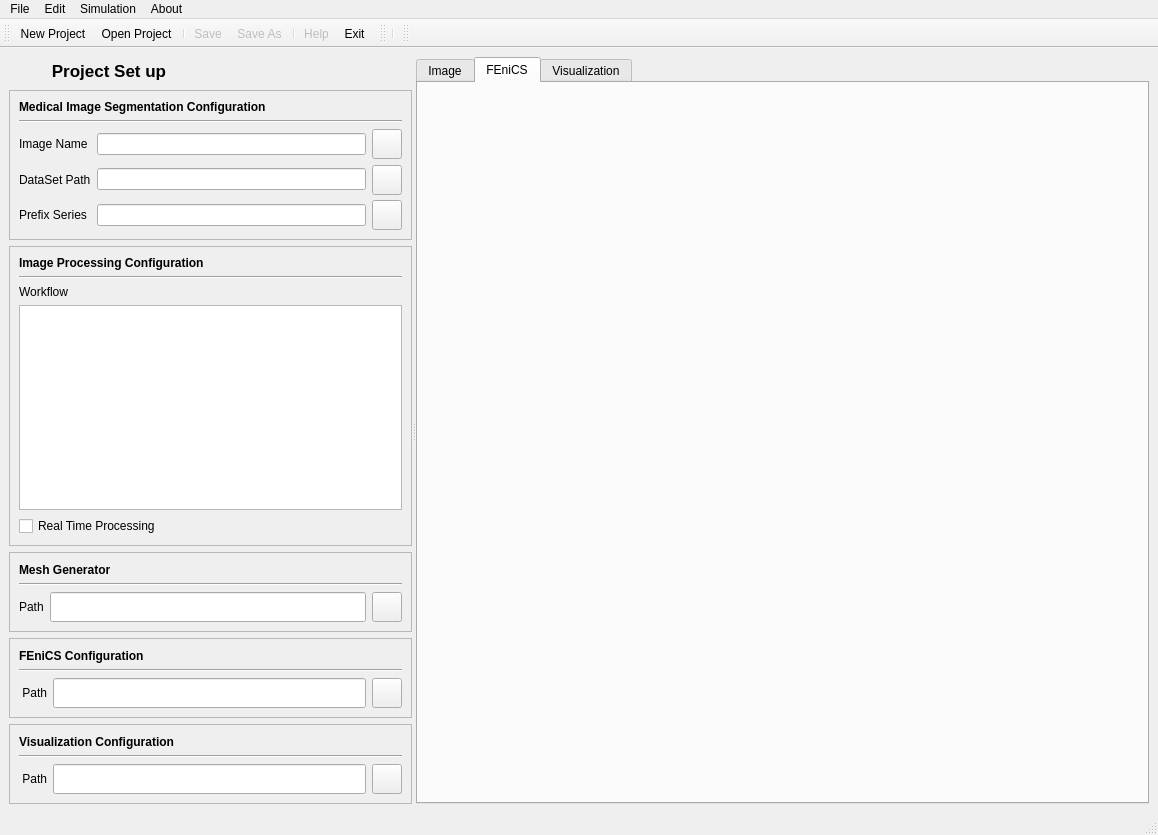
<?xml version="1.0" encoding="UTF-8"?>
<ui version="4.0">
 <class>FEniCS_Blood_Sim</class>
 <widget class="QMainWindow" name="FEniCS_Blood_Sim">
  <property name="geometry">
   <rect>
    <x>0</x>
    <y>0</y>
    <width>1158</width>
    <height>835</height>
   </rect>
  </property>
  <property name="windowTitle">
   <string>FEniCS Blood Sim - Graphical Interface</string>
  </property>
  <widget class="QWidget" name="centralwidget">
   <layout class="QVBoxLayout" name="verticalLayout_2">
    <item>
     <widget class="QSplitter" name="splitter">
      <property name="orientation">
       <enum>Qt::Horizontal</enum>
      </property>
      <widget class="QWidget" name="layoutWidget">
       <layout class="QVBoxLayout" name="verticalLayout">
        <item>
         <widget class="QLabel" name="projectSetUpLabel">
          <property name="sizePolicy">
           <sizepolicy hsizetype="Preferred" vsizetype="Fixed">
            <horstretch>0</horstretch>
            <verstretch>0</verstretch>
           </sizepolicy>
          </property>
          <property name="maximumSize">
           <size>
            <width>200</width>
            <height>30</height>
           </size>
          </property>
          <property name="font">
           <font>
            <pointsize>13</pointsize>
            <weight>75</weight>
            <bold>true</bold>
           </font>
          </property>
          <property name="text">
           <string>Project Set up</string>
          </property>
          <property name="alignment">
           <set>Qt::AlignCenter</set>
          </property>
         </widget>
        </item>
        <item>
         <widget class="QFrame" name="frame">
          <property name="sizePolicy">
           <sizepolicy hsizetype="Preferred" vsizetype="Fixed">
            <horstretch>0</horstretch>
            <verstretch>0</verstretch>
           </sizepolicy>
          </property>
          <property name="minimumSize">
           <size>
            <width>400</width>
            <height>150</height>
           </size>
          </property>
          <property name="maximumSize">
           <size>
            <width>16777215</width>
            <height>150</height>
           </size>
          </property>
          <property name="frameShape">
           <enum>QFrame::StyledPanel</enum>
          </property>
          <property name="frameShadow">
           <enum>QFrame::Raised</enum>
          </property>
          <property name="lineWidth">
           <number>3</number>
          </property>
          <layout class="QVBoxLayout" name="verticalLayout_4">
           <item>
            <layout class="QVBoxLayout" name="MedImSeg_verticalLayout">
             <item>
              <widget class="QLabel" name="medicalImTitle">
               <property name="font">
                <font>
                 <weight>75</weight>
                 <bold>true</bold>
                </font>
               </property>
               <property name="text">
                <string>Medical Image Segmentation Configuration</string>
               </property>
              </widget>
             </item>
             <item>
              <widget class="Line" name="line">
               <property name="orientation">
                <enum>Qt::Horizontal</enum>
               </property>
              </widget>
             </item>
             <item>
              <layout class="QGridLayout" name="gridLayout">
               <item row="1" column="1">
                <widget class="QLineEdit" name="imNamelineEdit">
                 <property name="enabled">
                  <bool>true</bool>
                 </property>
                 <property name="readOnly">
                  <bool>true</bool>
                 </property>
                </widget>
               </item>
               <item row="3" column="0">
                <widget class="QLabel" name="prefixSeriesLabel">
                 <property name="text">
                  <string>Prefix Series</string>
                 </property>
                </widget>
               </item>
               <item row="3" column="1">
                <widget class="QLineEdit" name="prefixSerieslineEdit">
                 <property name="enabled">
                  <bool>true</bool>
                 </property>
                 <property name="readOnly">
                  <bool>true</bool>
                 </property>
                </widget>
               </item>
               <item row="1" column="2">
                <widget class="QPushButton" name="setImButton">
                 <property name="sizePolicy">
                  <sizepolicy hsizetype="Fixed" vsizetype="Fixed">
                   <horstretch>0</horstretch>
                   <verstretch>0</verstretch>
                  </sizepolicy>
                 </property>
                 <property name="minimumSize">
                  <size>
                   <width>30</width>
                   <height>30</height>
                  </size>
                 </property>
                 <property name="maximumSize">
                  <size>
                   <width>30</width>
                   <height>30</height>
                  </size>
                 </property>
                 <property name="text">
                  <string/>
                 </property>
                 <property name="icon">
                  <iconset resource="fenics_blood_sim.qrc">
                   <normaloff>:/menu/GUI_Module/images/menu/setting_tools.png</normaloff>:/menu/GUI_Module/images/menu/setting_tools.png</iconset>
                 </property>
                </widget>
               </item>
               <item row="3" column="2">
                <widget class="QPushButton" name="setPrefixSeriesButton">
                 <property name="sizePolicy">
                  <sizepolicy hsizetype="Fixed" vsizetype="Fixed">
                   <horstretch>0</horstretch>
                   <verstretch>0</verstretch>
                  </sizepolicy>
                 </property>
                 <property name="minimumSize">
                  <size>
                   <width>30</width>
                   <height>30</height>
                  </size>
                 </property>
                 <property name="maximumSize">
                  <size>
                   <width>30</width>
                   <height>30</height>
                  </size>
                 </property>
                 <property name="text">
                  <string/>
                 </property>
                 <property name="icon">
                  <iconset resource="fenics_blood_sim.qrc">
                   <normaloff>:/menu/GUI_Module/images/menu/setting_tools.png</normaloff>:/menu/GUI_Module/images/menu/setting_tools.png</iconset>
                 </property>
                </widget>
               </item>
               <item row="2" column="0">
                <widget class="QLabel" name="datasetPathLabel">
                 <property name="text">
                  <string>DataSet Path</string>
                 </property>
                </widget>
               </item>
               <item row="2" column="1">
                <widget class="QLineEdit" name="datasetPathlineEdit">
                 <property name="enabled">
                  <bool>true</bool>
                 </property>
                 <property name="readOnly">
                  <bool>true</bool>
                 </property>
                </widget>
               </item>
               <item row="2" column="2">
                <widget class="QPushButton" name="setDataPathButton">
                 <property name="sizePolicy">
                  <sizepolicy hsizetype="Fixed" vsizetype="Fixed">
                   <horstretch>0</horstretch>
                   <verstretch>0</verstretch>
                  </sizepolicy>
                 </property>
                 <property name="minimumSize">
                  <size>
                   <width>30</width>
                   <height>30</height>
                  </size>
                 </property>
                 <property name="maximumSize">
                  <size>
                   <width>30</width>
                   <height>30</height>
                  </size>
                 </property>
                 <property name="text">
                  <string/>
                 </property>
                 <property name="icon">
                  <iconset resource="fenics_blood_sim.qrc">
                   <normaloff>:/menu/GUI_Module/images/menu/setting_tools.png</normaloff>:/menu/GUI_Module/images/menu/setting_tools.png</iconset>
                 </property>
                </widget>
               </item>
               <item row="1" column="0">
                <widget class="QLabel" name="imNameLabel">
                 <property name="text">
                  <string>Image Name</string>
                 </property>
                </widget>
               </item>
              </layout>
             </item>
            </layout>
           </item>
          </layout>
         </widget>
        </item>
        <item>
         <widget class="QFrame" name="frame_2">
          <property name="minimumSize">
           <size>
            <width>400</width>
            <height>150</height>
           </size>
          </property>
          <property name="maximumSize">
           <size>
            <width>16777215</width>
            <height>300</height>
           </size>
          </property>
          <property name="frameShape">
           <enum>QFrame::StyledPanel</enum>
          </property>
          <property name="frameShadow">
           <enum>QFrame::Raised</enum>
          </property>
          <layout class="QVBoxLayout" name="verticalLayout_5">
           <item>
            <layout class="QVBoxLayout" name="ImProc_verticalLayout">
             <item>
              <widget class="QLabel" name="ImProcessingTitle">
               <property name="sizePolicy">
                <sizepolicy hsizetype="Minimum" vsizetype="Fixed">
                 <horstretch>0</horstretch>
                 <verstretch>0</verstretch>
                </sizepolicy>
               </property>
               <property name="minimumSize">
                <size>
                 <width>339</width>
                 <height>0</height>
                </size>
               </property>
               <property name="maximumSize">
                <size>
                 <width>16777215</width>
                 <height>30</height>
                </size>
               </property>
               <property name="font">
                <font>
                 <weight>75</weight>
                 <bold>true</bold>
                </font>
               </property>
               <property name="text">
                <string>Image Processing Configuration</string>
               </property>
              </widget>
             </item>
             <item>
              <widget class="Line" name="line_2">
               <property name="orientation">
                <enum>Qt::Horizontal</enum>
               </property>
              </widget>
             </item>
             <item>
              <widget class="QLabel" name="workflowLabel">
               <property name="sizePolicy">
                <sizepolicy hsizetype="Preferred" vsizetype="Fixed">
                 <horstretch>0</horstretch>
                 <verstretch>0</verstretch>
                </sizepolicy>
               </property>
               <property name="maximumSize">
                <size>
                 <width>16777215</width>
                 <height>30</height>
                </size>
               </property>
               <property name="text">
                <string>Workflow</string>
               </property>
              </widget>
             </item>
             <item>
              <widget class="QTableWidget" name="workflowTableWidget">
               <property name="maximumSize">
                <size>
                 <width>16777215</width>
                 <height>16777215</height>
                </size>
               </property>
              </widget>
             </item>
             <item>
              <widget class="QCheckBox" name="realTimecheckBox">
               <property name="maximumSize">
                <size>
                 <width>16777215</width>
                 <height>30</height>
                </size>
               </property>
               <property name="text">
                <string>Real Time Processing</string>
               </property>
              </widget>
             </item>
            </layout>
           </item>
          </layout>
         </widget>
        </item>
        <item>
         <widget class="QFrame" name="frame_3">
          <property name="sizePolicy">
           <sizepolicy hsizetype="Preferred" vsizetype="Fixed">
            <horstretch>0</horstretch>
            <verstretch>0</verstretch>
           </sizepolicy>
          </property>
          <property name="minimumSize">
           <size>
            <width>400</width>
            <height>80</height>
           </size>
          </property>
          <property name="maximumSize">
           <size>
            <width>16777215</width>
            <height>80</height>
           </size>
          </property>
          <property name="frameShape">
           <enum>QFrame::StyledPanel</enum>
          </property>
          <property name="frameShadow">
           <enum>QFrame::Raised</enum>
          </property>
          <layout class="QVBoxLayout" name="verticalLayout_6">
           <item>
            <layout class="QVBoxLayout" name="MeshGeneratorverticalLayout">
             <item>
              <widget class="QLabel" name="label_8">
               <property name="sizePolicy">
                <sizepolicy hsizetype="Minimum" vsizetype="Fixed">
                 <horstretch>0</horstretch>
                 <verstretch>0</verstretch>
                </sizepolicy>
               </property>
               <property name="minimumSize">
                <size>
                 <width>339</width>
                 <height>0</height>
                </size>
               </property>
               <property name="maximumSize">
                <size>
                 <width>16777215</width>
                 <height>30</height>
                </size>
               </property>
               <property name="font">
                <font>
                 <weight>75</weight>
                 <bold>true</bold>
                </font>
               </property>
               <property name="text">
                <string>Mesh Generator</string>
               </property>
              </widget>
             </item>
             <item>
              <widget class="Line" name="line_3">
               <property name="orientation">
                <enum>Qt::Horizontal</enum>
               </property>
              </widget>
             </item>
             <item>
              <layout class="QGridLayout" name="gridLayout_2">
               <item row="0" column="0">
                <widget class="QLabel" name="meshToolLabel">
                 <property name="sizePolicy">
                  <sizepolicy hsizetype="Preferred" vsizetype="Fixed">
                   <horstretch>0</horstretch>
                   <verstretch>0</verstretch>
                  </sizepolicy>
                 </property>
                 <property name="maximumSize">
                  <size>
                   <width>16777215</width>
                   <height>30</height>
                  </size>
                 </property>
                 <property name="text">
                  <string>Path</string>
                 </property>
                </widget>
               </item>
               <item row="0" column="1">
                <widget class="QLineEdit" name="meshToolPathlineEdit">
                 <property name="enabled">
                  <bool>true</bool>
                 </property>
                 <property name="maximumSize">
                  <size>
                   <width>16777215</width>
                   <height>30</height>
                  </size>
                 </property>
                 <property name="readOnly">
                  <bool>true</bool>
                 </property>
                </widget>
               </item>
               <item row="0" column="2">
                <widget class="QPushButton" name="setMeshToolPathButton">
                 <property name="sizePolicy">
                  <sizepolicy hsizetype="Fixed" vsizetype="Fixed">
                   <horstretch>0</horstretch>
                   <verstretch>0</verstretch>
                  </sizepolicy>
                 </property>
                 <property name="minimumSize">
                  <size>
                   <width>30</width>
                   <height>30</height>
                  </size>
                 </property>
                 <property name="maximumSize">
                  <size>
                   <width>30</width>
                   <height>30</height>
                  </size>
                 </property>
                 <property name="text">
                  <string/>
                 </property>
                 <property name="icon">
                  <iconset resource="fenics_blood_sim.qrc">
                   <normaloff>:/menu/GUI_Module/images/menu/setting_tools.png</normaloff>:/menu/GUI_Module/images/menu/setting_tools.png</iconset>
                 </property>
                </widget>
               </item>
              </layout>
             </item>
            </layout>
           </item>
          </layout>
         </widget>
        </item>
        <item>
         <widget class="QFrame" name="frame_4">
          <property name="sizePolicy">
           <sizepolicy hsizetype="Preferred" vsizetype="Fixed">
            <horstretch>0</horstretch>
            <verstretch>0</verstretch>
           </sizepolicy>
          </property>
          <property name="minimumSize">
           <size>
            <width>400</width>
            <height>80</height>
           </size>
          </property>
          <property name="maximumSize">
           <size>
            <width>16777215</width>
            <height>80</height>
           </size>
          </property>
          <property name="frameShape">
           <enum>QFrame::StyledPanel</enum>
          </property>
          <property name="frameShadow">
           <enum>QFrame::Raised</enum>
          </property>
          <layout class="QVBoxLayout" name="verticalLayout_7">
           <item>
            <layout class="QVBoxLayout" name="FenicsConfigverticalLayout">
             <item>
              <widget class="QLabel" name="FenicsConfigLabel">
               <property name="sizePolicy">
                <sizepolicy hsizetype="Preferred" vsizetype="Fixed">
                 <horstretch>0</horstretch>
                 <verstretch>0</verstretch>
                </sizepolicy>
               </property>
               <property name="maximumSize">
                <size>
                 <width>16777215</width>
                 <height>30</height>
                </size>
               </property>
               <property name="font">
                <font>
                 <weight>75</weight>
                 <bold>true</bold>
                </font>
               </property>
               <property name="text">
                <string>FEniCS Configuration</string>
               </property>
              </widget>
             </item>
             <item>
              <widget class="Line" name="line_4">
               <property name="orientation">
                <enum>Qt::Horizontal</enum>
               </property>
              </widget>
             </item>
             <item>
              <layout class="QGridLayout" name="gridLayout_3">
               <item row="0" column="0">
                <widget class="QLabel" name="fenicsPathLabel">
                 <property name="sizePolicy">
                  <sizepolicy hsizetype="Preferred" vsizetype="Fixed">
                   <horstretch>0</horstretch>
                   <verstretch>0</verstretch>
                  </sizepolicy>
                 </property>
                 <property name="maximumSize">
                  <size>
                   <width>16777215</width>
                   <height>30</height>
                  </size>
                 </property>
                 <property name="text">
                  <string> Path</string>
                 </property>
                </widget>
               </item>
               <item row="0" column="1">
                <widget class="QLineEdit" name="fenicsPathLineEdit">
                 <property name="enabled">
                  <bool>true</bool>
                 </property>
                 <property name="maximumSize">
                  <size>
                   <width>16777215</width>
                   <height>30</height>
                  </size>
                 </property>
                 <property name="readOnly">
                  <bool>true</bool>
                 </property>
                </widget>
               </item>
               <item row="0" column="2">
                <widget class="QPushButton" name="setFenicsToolPathButton">
                 <property name="sizePolicy">
                  <sizepolicy hsizetype="Fixed" vsizetype="Fixed">
                   <horstretch>0</horstretch>
                   <verstretch>0</verstretch>
                  </sizepolicy>
                 </property>
                 <property name="minimumSize">
                  <size>
                   <width>30</width>
                   <height>30</height>
                  </size>
                 </property>
                 <property name="maximumSize">
                  <size>
                   <width>30</width>
                   <height>30</height>
                  </size>
                 </property>
                 <property name="text">
                  <string/>
                 </property>
                 <property name="icon">
                  <iconset resource="fenics_blood_sim.qrc">
                   <normaloff>:/menu/GUI_Module/images/menu/setting_tools.png</normaloff>:/menu/GUI_Module/images/menu/setting_tools.png</iconset>
                 </property>
                </widget>
               </item>
              </layout>
             </item>
            </layout>
           </item>
          </layout>
         </widget>
        </item>
        <item>
         <widget class="QFrame" name="frame_5">
          <property name="sizePolicy">
           <sizepolicy hsizetype="Preferred" vsizetype="Fixed">
            <horstretch>0</horstretch>
            <verstretch>0</verstretch>
           </sizepolicy>
          </property>
          <property name="minimumSize">
           <size>
            <width>400</width>
            <height>80</height>
           </size>
          </property>
          <property name="maximumSize">
           <size>
            <width>16777215</width>
            <height>80</height>
           </size>
          </property>
          <property name="frameShape">
           <enum>QFrame::StyledPanel</enum>
          </property>
          <property name="frameShadow">
           <enum>QFrame::Raised</enum>
          </property>
          <layout class="QVBoxLayout" name="verticalLayout_8">
           <item>
            <layout class="QVBoxLayout" name="VisualizationverticalLayout">
             <item>
              <widget class="QLabel" name="visualizationConfigTitle">
               <property name="sizePolicy">
                <sizepolicy hsizetype="Preferred" vsizetype="Fixed">
                 <horstretch>0</horstretch>
                 <verstretch>0</verstretch>
                </sizepolicy>
               </property>
               <property name="maximumSize">
                <size>
                 <width>16777215</width>
                 <height>30</height>
                </size>
               </property>
               <property name="font">
                <font>
                 <weight>75</weight>
                 <bold>true</bold>
                </font>
               </property>
               <property name="text">
                <string>Visualization Configuration</string>
               </property>
              </widget>
             </item>
             <item>
              <widget class="Line" name="line_5">
               <property name="orientation">
                <enum>Qt::Horizontal</enum>
               </property>
              </widget>
             </item>
             <item>
              <layout class="QGridLayout" name="gridLayout_4">
               <item row="0" column="0">
                <widget class="QLabel" name="visualizationToolLabel">
                 <property name="sizePolicy">
                  <sizepolicy hsizetype="Preferred" vsizetype="Fixed">
                   <horstretch>0</horstretch>
                   <verstretch>0</verstretch>
                  </sizepolicy>
                 </property>
                 <property name="maximumSize">
                  <size>
                   <width>16777215</width>
                   <height>30</height>
                  </size>
                 </property>
                 <property name="text">
                  <string> Path</string>
                 </property>
                </widget>
               </item>
               <item row="0" column="1">
                <widget class="QLineEdit" name="visualizationToolPathLineEdit">
                 <property name="enabled">
                  <bool>true</bool>
                 </property>
                 <property name="maximumSize">
                  <size>
                   <width>16777215</width>
                   <height>30</height>
                  </size>
                 </property>
                 <property name="readOnly">
                  <bool>true</bool>
                 </property>
                </widget>
               </item>
               <item row="0" column="2">
                <widget class="QPushButton" name="setVisualizationToolPathButton">
                 <property name="sizePolicy">
                  <sizepolicy hsizetype="Fixed" vsizetype="Fixed">
                   <horstretch>0</horstretch>
                   <verstretch>0</verstretch>
                  </sizepolicy>
                 </property>
                 <property name="minimumSize">
                  <size>
                   <width>30</width>
                   <height>30</height>
                  </size>
                 </property>
                 <property name="maximumSize">
                  <size>
                   <width>30</width>
                   <height>30</height>
                  </size>
                 </property>
                 <property name="text">
                  <string/>
                 </property>
                 <property name="icon">
                  <iconset resource="fenics_blood_sim.qrc">
                   <normaloff>:/menu/GUI_Module/images/menu/setting_tools.png</normaloff>:/menu/GUI_Module/images/menu/setting_tools.png</iconset>
                 </property>
                </widget>
               </item>
              </layout>
             </item>
            </layout>
           </item>
          </layout>
         </widget>
        </item>
       </layout>
      </widget>
      <widget class="QTabWidget" name="mainTabWidget">
       <property name="enabled">
        <bool>true</bool>
       </property>
       <property name="minimumSize">
        <size>
         <width>730</width>
         <height>730</height>
        </size>
       </property>
       <property name="currentIndex">
        <number>1</number>
       </property>
       <widget class="QWidget" name="imageTab">
        <attribute name="title">
         <string>Image</string>
        </attribute>
        <layout class="QVBoxLayout" name="verticalLayout_3">
         <item>
          <layout class="QGridLayout" name="gridLayout_5">
           <item row="0" column="0" rowspan="3" colspan="3">
            <widget class="QVTKWidget" name="mainImageWidget" native="true">
             <property name="minimumSize">
              <size>
               <width>550</width>
               <height>450</height>
              </size>
             </property>
            </widget>
           </item>
           <item row="0" column="3">
            <widget class="QVTKWidget" name="axialViewWidget" native="true">
             <property name="minimumSize">
              <size>
               <width>150</width>
               <height>150</height>
              </size>
             </property>
             <property name="maximumSize">
              <size>
               <width>300</width>
               <height>300</height>
              </size>
             </property>
            </widget>
           </item>
           <item row="1" column="3">
            <widget class="QVTKWidget" name="sagittalViewWidget" native="true">
             <property name="minimumSize">
              <size>
               <width>150</width>
               <height>150</height>
              </size>
             </property>
             <property name="maximumSize">
              <size>
               <width>300</width>
               <height>300</height>
              </size>
             </property>
            </widget>
           </item>
           <item row="2" column="3">
            <widget class="QVTKWidget" name="coronalViewWidget" native="true">
             <property name="minimumSize">
              <size>
               <width>150</width>
               <height>150</height>
              </size>
             </property>
             <property name="maximumSize">
              <size>
               <width>300</width>
               <height>16777215</height>
              </size>
             </property>
            </widget>
           </item>
           <item row="3" column="0" colspan="4">
            <widget class="QTextEdit" name="imageConsoleTextEdit"/>
           </item>
           <item row="4" column="0">
            <widget class="QPushButton" name="imageSegmentButton">
             <property name="maximumSize">
              <size>
               <width>16777215</width>
               <height>30</height>
              </size>
             </property>
             <property name="text">
              <string>Segment</string>
             </property>
            </widget>
           </item>
           <item row="4" column="1">
            <widget class="QPushButton" name="imageMeshButton">
             <property name="enabled">
              <bool>false</bool>
             </property>
             <property name="sizePolicy">
              <sizepolicy hsizetype="Minimum" vsizetype="Fixed">
               <horstretch>0</horstretch>
               <verstretch>0</verstretch>
              </sizepolicy>
             </property>
             <property name="maximumSize">
              <size>
               <width>16777215</width>
               <height>30</height>
              </size>
             </property>
             <property name="text">
              <string>Mesh</string>
             </property>
            </widget>
           </item>
           <item row="4" column="2">
            <widget class="QProgressBar" name="imageProgressBar">
             <property name="maximumSize">
              <size>
               <width>16777215</width>
               <height>30</height>
              </size>
             </property>
             <property name="value">
              <number>0</number>
             </property>
            </widget>
           </item>
          </layout>
         </item>
        </layout>
       </widget>
       <widget class="QWidget" name="fenicsEditorTab">
        <property name="enabled">
         <bool>false</bool>
        </property>
        <attribute name="title">
         <string>FEniCS</string>
        </attribute>
       </widget>
       <widget class="QWidget" name="visualizationTab">
        <property name="enabled">
         <bool>false</bool>
        </property>
        <attribute name="title">
         <string>Visualization</string>
        </attribute>
       </widget>
      </widget>
     </widget>
    </item>
   </layout>
  </widget>
  <widget class="QMenuBar" name="menubar">
   <property name="geometry">
    <rect>
     <x>0</x>
     <y>0</y>
     <width>1158</width>
     <height>25</height>
    </rect>
   </property>
   <widget class="QMenu" name="menuFile">
    <property name="title">
     <string>File</string>
    </property>
    <widget class="QMenu" name="menuRecent_Projects">
     <property name="title">
      <string>Recent Projects</string>
     </property>
     <addaction name="action_recent_project_list"/>
     <addaction name="separator"/>
     <addaction name="actionClear_list"/>
    </widget>
    <addaction name="actionNew_Project"/>
    <addaction name="actionOpen_Project"/>
    <addaction name="menuRecent_Projects"/>
    <addaction name="separator"/>
    <addaction name="actionSave"/>
    <addaction name="actionSave_As"/>
    <addaction name="separator"/>
    <addaction name="actionClose_Project"/>
    <addaction name="separator"/>
    <addaction name="actionExit_MainWindow"/>
   </widget>
   <widget class="QMenu" name="menuEdit">
    <property name="title">
     <string>Edit</string>
    </property>
    <addaction name="actionPreferences"/>
    <addaction name="separator"/>
    <addaction name="actionProject_Preferences"/>
   </widget>
   <widget class="QMenu" name="menuSimulation">
    <property name="title">
     <string>Simulation</string>
    </property>
    <addaction name="actionImage_Dataset"/>
    <addaction name="separator"/>
    <addaction name="actionFEniCS_Simulation"/>
    <addaction name="separator"/>
    <addaction name="actionPostProcess"/>
   </widget>
   <widget class="QMenu" name="menuAbout">
    <property name="title">
     <string>About</string>
    </property>
    <addaction name="actionAbout_FEniCs_Blood_Sim"/>
    <addaction name="actionHelp"/>
   </widget>
   <addaction name="menuFile"/>
   <addaction name="menuEdit"/>
   <addaction name="menuSimulation"/>
   <addaction name="menuAbout"/>
  </widget>
  <widget class="QStatusBar" name="statusbar"/>
  <widget class="QToolBar" name="toolBar">
   <property name="windowTitle">
    <string>toolBar</string>
   </property>
   <attribute name="toolBarArea">
    <enum>TopToolBarArea</enum>
   </attribute>
   <attribute name="toolBarBreak">
    <bool>false</bool>
   </attribute>
   <addaction name="actionNew_Project"/>
   <addaction name="actionOpen_Project"/>
   <addaction name="separator"/>
   <addaction name="actionSave"/>
   <addaction name="actionSave_As"/>
   <addaction name="separator"/>
   <addaction name="actionHelp"/>
   <addaction name="actionExit_MainWindow"/>
  </widget>
  <widget class="QToolBar" name="toolBar_2">
   <property name="windowTitle">
    <string>toolBar_2</string>
   </property>
   <attribute name="toolBarArea">
    <enum>TopToolBarArea</enum>
   </attribute>
   <attribute name="toolBarBreak">
    <bool>false</bool>
   </attribute>
   <addaction name="separator"/>
  </widget>
  <widget class="QToolBar" name="toolBar_3">
   <property name="windowTitle">
    <string>toolBar_3</string>
   </property>
   <attribute name="toolBarArea">
    <enum>TopToolBarArea</enum>
   </attribute>
   <attribute name="toolBarBreak">
    <bool>false</bool>
   </attribute>
  </widget>
  <action name="actionNew_Project">
   <property name="icon">
    <iconset resource="fenics_blood_sim.qrc">
     <normaloff>:/menu/GUI_Module/images/menu/page_white.png</normaloff>:/menu/GUI_Module/images/menu/page_white.png</iconset>
   </property>
   <property name="text">
    <string>New Project</string>
   </property>
   <property name="shortcut">
    <string>Ctrl+N</string>
   </property>
  </action>
  <action name="actionOpen_Project">
   <property name="enabled">
    <bool>true</bool>
   </property>
   <property name="icon">
    <iconset resource="fenics_blood_sim.qrc">
     <normaloff>:/menu/GUI_Module/images/menu/folder.png</normaloff>:/menu/GUI_Module/images/menu/folder.png</iconset>
   </property>
   <property name="text">
    <string>Open Project</string>
   </property>
   <property name="shortcut">
    <string>Ctrl+O</string>
   </property>
  </action>
  <action name="actionSave">
   <property name="enabled">
    <bool>false</bool>
   </property>
   <property name="icon">
    <iconset resource="fenics_blood_sim.qrc">
     <normaloff>:/menu/GUI_Module/images/menu/disk.png</normaloff>:/menu/GUI_Module/images/menu/disk.png</iconset>
   </property>
   <property name="text">
    <string>Save</string>
   </property>
   <property name="shortcut">
    <string>Ctrl+S</string>
   </property>
  </action>
  <action name="actionSave_As">
   <property name="enabled">
    <bool>false</bool>
   </property>
   <property name="icon">
    <iconset resource="fenics_blood_sim.qrc">
     <normaloff>:/menu/GUI_Module/images/menu/save_as.png</normaloff>:/menu/GUI_Module/images/menu/save_as.png</iconset>
   </property>
   <property name="text">
    <string>Save As</string>
   </property>
   <property name="shortcut">
    <string>Ctrl+Shift+S</string>
   </property>
  </action>
  <action name="actionClose_Project">
   <property name="enabled">
    <bool>false</bool>
   </property>
   <property name="text">
    <string>Close Project</string>
   </property>
   <property name="shortcut">
    <string>Ctrl+E</string>
   </property>
  </action>
  <action name="actionExit">
   <property name="text">
    <string>Exit</string>
   </property>
  </action>
  <action name="actionExit_MainWindow">
   <property name="icon">
    <iconset resource="fenics_blood_sim.qrc">
     <normaloff>:/menu/GUI_Module/images/menu/door_out.png</normaloff>:/menu/GUI_Module/images/menu/door_out.png</iconset>
   </property>
   <property name="text">
    <string>Exit</string>
   </property>
  </action>
  <action name="actionPreferences">
   <property name="enabled">
    <bool>false</bool>
   </property>
   <property name="icon">
    <iconset resource="fenics_blood_sim.qrc">
     <normaloff>:/menu/GUI_Module/images/menu/interface_preferences2.png</normaloff>:/menu/GUI_Module/images/menu/interface_preferences2.png</iconset>
   </property>
   <property name="text">
    <string>Preferences</string>
   </property>
  </action>
  <action name="actionProject_Preferences">
   <property name="enabled">
    <bool>true</bool>
   </property>
   <property name="text">
    <string>Project Preferences</string>
   </property>
  </action>
  <action name="actionImage_Dataset">
   <property name="enabled">
    <bool>true</bool>
   </property>
   <property name="text">
    <string>Image Dataset</string>
   </property>
  </action>
  <action name="actionFEniCS_Simulation">
   <property name="enabled">
    <bool>false</bool>
   </property>
   <property name="text">
    <string>FEniCS Simulation</string>
   </property>
  </action>
  <action name="actionPostProcess">
   <property name="enabled">
    <bool>false</bool>
   </property>
   <property name="text">
    <string>PostProcess</string>
   </property>
  </action>
  <action name="actionAbout_FEniCs_Blood_Sim">
   <property name="enabled">
    <bool>false</bool>
   </property>
   <property name="text">
    <string>About FEniCs Blood Sim</string>
   </property>
  </action>
  <action name="actionHelp">
   <property name="enabled">
    <bool>false</bool>
   </property>
   <property name="icon">
    <iconset resource="fenics_blood_sim.qrc">
     <normaloff>:/menu/GUI_Module/images/menu/help.png</normaloff>:/menu/GUI_Module/images/menu/help.png</iconset>
   </property>
   <property name="text">
    <string>Help</string>
   </property>
   <property name="shortcut">
    <string>Ctrl+H</string>
   </property>
  </action>
  <action name="action_recent_project_list">
   <property name="text">
    <string>&lt;&lt;Empty&gt;&gt;</string>
   </property>
  </action>
  <action name="actionClear_list">
   <property name="text">
    <string>Clear list</string>
   </property>
  </action>
 </widget>
 <customwidgets>
  <customwidget>
   <class>QVTKWidget</class>
   <extends>QWidget</extends>
   <header location="global">QVTKWidget.h</header>
  </customwidget>
 </customwidgets>
 <resources>
  <include location="fenics_blood_sim.qrc"/>
 </resources>
 <connections/>
</ui>
